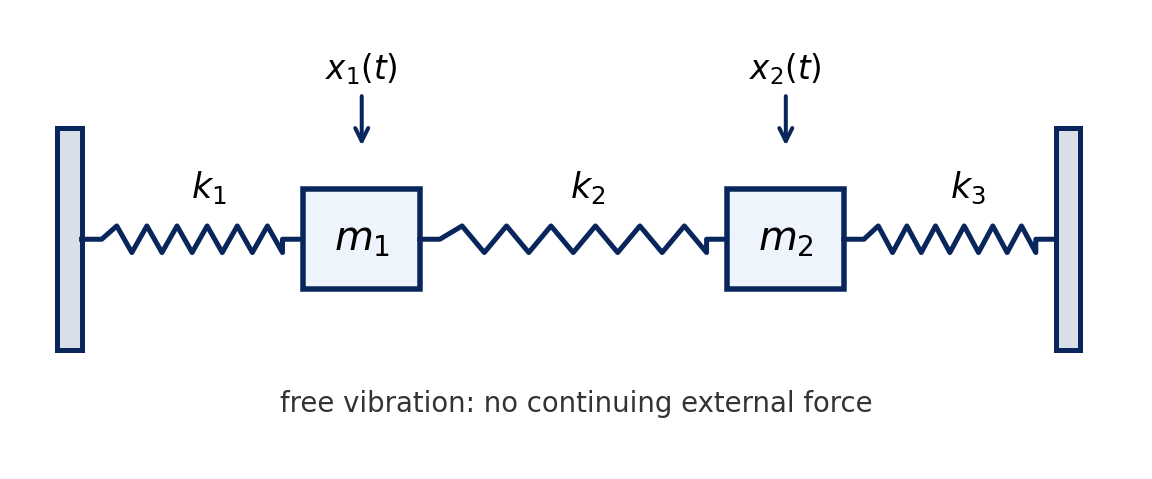

Write the Python code that produced this figure.
#!/usr/bin/env python3
"""Figure: two-degree-of-freedom undamped mass-spring system."""

from __future__ import annotations

from plot_helpers import NAVY, OUT, configure_matplotlib_cache


configure_matplotlib_cache()
import matplotlib.pyplot as plt
from matplotlib.patches import Rectangle


def spring(ax, x0, x1, y, amp=0.12, turns=6):
    xs = [x0, x0 + 0.18]
    ys = [y, y]
    pitch = (x1 - x0 - 0.36) / (turns * 2)
    x = x0 + 0.18
    sign = 1
    for _ in range(turns * 2):
        x += pitch
        xs.append(x)
        ys.append(y + sign * amp)
        sign *= -1
    xs += [x1 - 0.18, x1]
    ys += [y, y]
    ax.plot(xs, ys, color=NAVY, linewidth=2.0)


fig, ax = plt.subplots(figsize=(8.0, 3.2))
ax.set_xlim(0, 10)
ax.set_ylim(0, 4)
ax.axis("off")

ax.add_patch(Rectangle((0.35, 1.0), 0.22, 2.0, facecolor="#d9dfe8", edgecolor=NAVY, linewidth=2.0))
spring(ax, 0.57, 2.55, 2.0)
ax.text(1.55, 2.38, r"$k_1$", fontsize=14)

ax.add_patch(Rectangle((2.55, 1.55), 1.05, 0.9, facecolor="#eef4fb", edgecolor=NAVY, linewidth=2.2))
ax.text(3.08, 2.0, r"$m_1$", ha="center", va="center", fontsize=16)
spring(ax, 3.6, 6.35, 2.0)
ax.text(4.95, 2.38, r"$k_2$", fontsize=14)

ax.add_patch(Rectangle((6.35, 1.55), 1.05, 0.9, facecolor="#eef4fb", edgecolor=NAVY, linewidth=2.2))
ax.text(6.88, 2.0, r"$m_2$", ha="center", va="center", fontsize=16)
spring(ax, 7.4, 9.3, 2.0)
ax.text(8.35, 2.38, r"$k_3$", fontsize=14)
ax.add_patch(Rectangle((9.3, 1.0), 0.22, 2.0, facecolor="#d9dfe8", edgecolor=NAVY, linewidth=2.0))

ax.annotate(r"$x_1(t)$", xy=(3.08, 2.8), xytext=(3.08, 3.45), ha="center", fontsize=13, arrowprops=dict(arrowstyle="->", color=NAVY, linewidth=1.6))
ax.annotate(r"$x_2(t)$", xy=(6.88, 2.8), xytext=(6.88, 3.45), ha="center", fontsize=13, arrowprops=dict(arrowstyle="->", color=NAVY, linewidth=1.6))
ax.text(5, 0.45, "free vibration: no continuing external force", ha="center", fontsize=11, color="#333333")

fig.savefig(OUT / "lecture6_2dof_system.png", bbox_inches="tight", dpi=180)
plt.close(fig)
